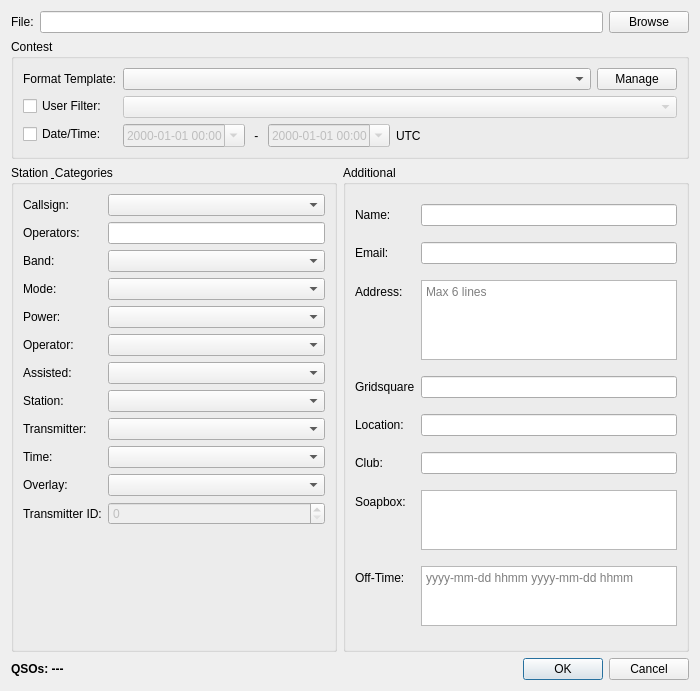
<?xml version="1.0" encoding="UTF-8"?>
<ui version="4.0">
 <class>CabrilloExportDialog</class>
 <widget class="QDialog" name="CabrilloExportDialog">
  <property name="geometry">
   <rect>
    <x>0</x>
    <y>0</y>
    <width>700</width>
    <height>691</height>
   </rect>
  </property>
  <property name="windowTitle">
   <string>Cabrillo Export</string>
  </property>
  <property name="modal">
   <bool>true</bool>
  </property>
  <layout class="QVBoxLayout" name="mainLayout">
   <item>
    <layout class="QHBoxLayout" name="fileLayout">
     <item>
      <widget class="QLabel" name="fileLabel">
       <property name="text">
        <string>File:</string>
       </property>
      </widget>
     </item>
     <item>
      <widget class="QLineEdit" name="fileEdit"/>
     </item>
     <item>
      <widget class="QPushButton" name="browseButton">
       <property name="text">
        <string>Browse</string>
       </property>
       <property name="icon">
        <iconset theme="folder-open">
         <normaloff>.</normaloff>.</iconset>
       </property>
      </widget>
     </item>
    </layout>
   </item>
   <item>
    <widget class="QGroupBox" name="contestGroup">
     <property name="title">
      <string>Contest</string>
     </property>
     <layout class="QFormLayout" name="contestFormLayout">
      <item row="0" column="0">
       <widget class="QLabel" name="templateLabel">
        <property name="text">
         <string>Format Template:</string>
        </property>
       </widget>
      </item>
      <item row="0" column="1">
       <layout class="QHBoxLayout" name="horizontalLayout">
        <property name="bottomMargin">
         <number>0</number>
        </property>
        <item>
         <widget class="QComboBox" name="templateCombo">
          <property name="sizePolicy">
           <sizepolicy hsizetype="Expanding" vsizetype="Fixed">
            <horstretch>0</horstretch>
            <verstretch>0</verstretch>
           </sizepolicy>
          </property>
         </widget>
        </item>
        <item>
         <widget class="QPushButton" name="manageTemplatesButton">
          <property name="sizePolicy">
           <sizepolicy hsizetype="Maximum" vsizetype="Fixed">
            <horstretch>0</horstretch>
            <verstretch>0</verstretch>
           </sizepolicy>
          </property>
          <property name="text">
           <string>Manage</string>
          </property>
         </widget>
        </item>
       </layout>
      </item>
      <item row="1" column="0">
       <widget class="QCheckBox" name="userFilterCheckBox">
        <property name="text">
         <string>User Filter:</string>
        </property>
       </widget>
      </item>
      <item row="1" column="1">
       <widget class="QComboBox" name="userFilterCombo">
        <property name="enabled">
         <bool>false</bool>
        </property>
        <property name="sizePolicy">
         <sizepolicy hsizetype="Expanding" vsizetype="Fixed">
          <horstretch>0</horstretch>
          <verstretch>0</verstretch>
         </sizepolicy>
        </property>
       </widget>
      </item>
      <item row="2" column="0">
       <widget class="QCheckBox" name="dateRangeCheckBox">
        <property name="text">
         <string>Date/Time:</string>
        </property>
       </widget>
      </item>
      <item row="2" column="1">
       <layout class="QHBoxLayout" name="dateRangeLayout">
        <item>
         <widget class="QDateTimeEdit" name="startDateEdit">
          <property name="enabled">
           <bool>false</bool>
          </property>
          <property name="displayFormat">
           <string>yyyy-MM-dd HH:mm</string>
          </property>
          <property name="calendarPopup">
           <bool>true</bool>
          </property>
          <property name="timeSpec">
           <enum>Qt::UTC</enum>
          </property>
         </widget>
        </item>
        <item>
         <widget class="QLabel" name="dateRangeSeparator">
          <property name="text">
           <string> - </string>
          </property>
         </widget>
        </item>
        <item>
         <widget class="QDateTimeEdit" name="endDateEdit">
          <property name="enabled">
           <bool>false</bool>
          </property>
          <property name="displayFormat">
           <string>yyyy-MM-dd HH:mm</string>
          </property>
          <property name="calendarPopup">
           <bool>true</bool>
          </property>
          <property name="timeSpec">
           <enum>Qt::UTC</enum>
          </property>
         </widget>
        </item>
        <item>
         <widget class="QLabel" name="utcLabel">
          <property name="text">
           <string>UTC</string>
          </property>
         </widget>
        </item>
        <item>
         <spacer name="dateRangeSpacer">
          <property name="orientation">
           <enum>Qt::Horizontal</enum>
          </property>
          <property name="sizeHint" stdset="0">
           <size>
            <width>0</width>
            <height>0</height>
           </size>
          </property>
         </spacer>
        </item>
       </layout>
      </item>
     </layout>
    </widget>
   </item>
   <item>
    <layout class="QHBoxLayout" name="middleHLayout">
     <item>
      <widget class="QGroupBox" name="stationCategoryGroup">
       <property name="title">
        <string>Station &amp; Categories</string>
       </property>
       <layout class="QFormLayout" name="stationCategoryFormLayout">
        <item row="0" column="0">
         <widget class="QLabel" name="callsignLabel">
          <property name="text">
           <string>Callsign:</string>
          </property>
         </widget>
        </item>
        <item row="0" column="1">
         <widget class="QComboBox" name="callsignCombo">
          <property name="sizePolicy">
           <sizepolicy hsizetype="Expanding" vsizetype="Fixed">
            <horstretch>0</horstretch>
            <verstretch>0</verstretch>
           </sizepolicy>
          </property>
         </widget>
        </item>
        <item row="1" column="0">
         <widget class="QLabel" name="operatorsLabel">
          <property name="text">
           <string>Operators:</string>
          </property>
         </widget>
        </item>
        <item row="1" column="1">
         <widget class="QLineEdit" name="operatorsEdit"/>
        </item>
        <item row="2" column="0">
         <widget class="QLabel" name="catBandLabel">
          <property name="text">
           <string>Band:</string>
          </property>
         </widget>
        </item>
        <item row="2" column="1">
         <widget class="QComboBox" name="catBandCombo"/>
        </item>
        <item row="3" column="0">
         <widget class="QLabel" name="catModeLabel">
          <property name="text">
           <string>Mode:</string>
          </property>
         </widget>
        </item>
        <item row="3" column="1">
         <widget class="QComboBox" name="catModeCombo"/>
        </item>
        <item row="4" column="0">
         <widget class="QLabel" name="catPowerLabel">
          <property name="text">
           <string>Power:</string>
          </property>
         </widget>
        </item>
        <item row="4" column="1">
         <widget class="QComboBox" name="catPowerCombo"/>
        </item>
        <item row="5" column="0">
         <widget class="QLabel" name="catOperatorLabel">
          <property name="text">
           <string>Operator:</string>
          </property>
         </widget>
        </item>
        <item row="5" column="1">
         <widget class="QComboBox" name="catOperatorCombo"/>
        </item>
        <item row="6" column="0">
         <widget class="QLabel" name="catAssistedLabel">
          <property name="text">
           <string>Assisted:</string>
          </property>
         </widget>
        </item>
        <item row="6" column="1">
         <widget class="QComboBox" name="catAssistedCombo"/>
        </item>
        <item row="7" column="0">
         <widget class="QLabel" name="catStationLabel">
          <property name="text">
           <string>Station:</string>
          </property>
         </widget>
        </item>
        <item row="7" column="1">
         <widget class="QComboBox" name="catStationCombo"/>
        </item>
        <item row="8" column="0">
         <widget class="QLabel" name="catTransmitterLabel">
          <property name="text">
           <string>Transmitter:</string>
          </property>
         </widget>
        </item>
        <item row="8" column="1">
         <widget class="QComboBox" name="catTransmitterCombo"/>
        </item>
        <item row="9" column="0">
         <widget class="QLabel" name="catTimeLabel">
          <property name="text">
           <string>Time:</string>
          </property>
         </widget>
        </item>
        <item row="9" column="1">
         <widget class="QComboBox" name="catTimeCombo"/>
        </item>
        <item row="10" column="0">
         <widget class="QLabel" name="catOverlayLabel">
          <property name="text">
           <string>Overlay:</string>
          </property>
         </widget>
        </item>
        <item row="10" column="1">
         <widget class="QComboBox" name="catOverlayCombo"/>
        </item>
        <item row="11" column="0">
         <widget class="QLabel" name="transmitterIdLabel">
          <property name="text">
           <string>Transmitter ID:</string>
          </property>
         </widget>
        </item>
        <item row="11" column="1">
         <widget class="QSpinBox" name="transmitterIdSpin">
          <property name="enabled">
           <bool>false</bool>
          </property>
          <property name="minimum">
           <number>0</number>
          </property>
          <property name="maximum">
           <number>1</number>
          </property>
          <property name="value">
           <number>0</number>
          </property>
         </widget>
        </item>
       </layout>
      </widget>
     </item>
     <item>
      <widget class="QGroupBox" name="additionalGroup">
       <property name="title">
        <string>Additional</string>
       </property>
       <layout class="QFormLayout" name="additionalFormLayout">
        <item row="0" column="0">
         <widget class="QLabel" name="nameLabel">
          <property name="text">
           <string>Name:</string>
          </property>
         </widget>
        </item>
        <item row="0" column="1">
         <widget class="QLineEdit" name="nameValue"/>
        </item>
        <item row="1" column="0">
         <widget class="QLabel" name="emailLabel">
          <property name="text">
           <string>Email:</string>
          </property>
         </widget>
        </item>
        <item row="1" column="1">
         <widget class="QLineEdit" name="emailEdit"/>
        </item>
        <item row="2" column="0">
         <widget class="QLabel" name="addressLabel">
          <property name="text">
           <string>Address:</string>
          </property>
         </widget>
        </item>
        <item row="2" column="1">
         <widget class="QTextEdit" name="addressEdit">
          <property name="maximumSize">
           <size>
            <width>16777215</width>
            <height>80</height>
           </size>
          </property>
          <property name="placeholderText">
           <string>Max 6 lines</string>
          </property>
         </widget>
        </item>
        <item row="3" column="0">
         <widget class="QLabel" name="gridLocatorLabel">
          <property name="text">
           <string>Gridsquare</string>
          </property>
         </widget>
        </item>
        <item row="3" column="1">
         <widget class="QLineEdit" name="gridLocatorEdit"/>
        </item>
        <item row="4" column="0">
         <widget class="QLabel" name="locationLabel">
          <property name="text">
           <string>Location:</string>
          </property>
         </widget>
        </item>
        <item row="4" column="1">
         <widget class="QLineEdit" name="locationEdit"/>
        </item>
        <item row="5" column="0">
         <widget class="QLabel" name="clubLabel">
          <property name="text">
           <string>Club:</string>
          </property>
         </widget>
        </item>
        <item row="5" column="1">
         <widget class="QLineEdit" name="clubEdit"/>
        </item>
        <item row="6" column="0">
         <widget class="QLabel" name="soapboxLabel">
          <property name="text">
           <string>Soapbox:</string>
          </property>
         </widget>
        </item>
        <item row="6" column="1">
         <widget class="QTextEdit" name="soapboxEdit">
          <property name="maximumSize">
           <size>
            <width>16777215</width>
            <height>60</height>
           </size>
          </property>
         </widget>
        </item>
        <item row="7" column="0">
         <widget class="QLabel" name="offtimeLabel">
          <property name="text">
           <string>Off-Time:</string>
          </property>
         </widget>
        </item>
        <item row="7" column="1">
         <widget class="QTextEdit" name="offtimeEdit">
          <property name="maximumSize">
           <size>
            <width>16777215</width>
            <height>60</height>
           </size>
          </property>
          <property name="toolTip">
           <string>yyyy-mm-dd hhmm yyyy-mm-dd hhmm</string>
          </property>
          <property name="placeholderText">
           <string>yyyy-mm-dd hhmm yyyy-mm-dd hhmm</string>
          </property>
         </widget>
        </item>
       </layout>
      </widget>
     </item>
    </layout>
   </item>
   <item>
    <layout class="QHBoxLayout" name="bottomLayout">
     <item>
      <widget class="QLabel" name="qsoCountLabel">
       <property name="font">
        <font>
         <bold>true</bold>
        </font>
       </property>
       <property name="text">
        <string notr="true">QSOs: ---</string>
       </property>
      </widget>
     </item>
     <item>
      <spacer name="bottomSpacer">
       <property name="orientation">
        <enum>Qt::Horizontal</enum>
       </property>
       <property name="sizeHint" stdset="0">
        <size>
         <width>0</width>
         <height>0</height>
        </size>
       </property>
      </spacer>
     </item>
     <item>
      <widget class="QDialogButtonBox" name="buttonBox">
       <property name="standardButtons">
        <set>QDialogButtonBox::Cancel|QDialogButtonBox::Ok</set>
       </property>
      </widget>
     </item>
    </layout>
   </item>
  </layout>
 </widget>
 <tabstops>
  <tabstop>fileEdit</tabstop>
  <tabstop>browseButton</tabstop>
  <tabstop>templateCombo</tabstop>
  <tabstop>manageTemplatesButton</tabstop>
  <tabstop>userFilterCheckBox</tabstop>
  <tabstop>userFilterCombo</tabstop>
  <tabstop>dateRangeCheckBox</tabstop>
  <tabstop>startDateEdit</tabstop>
  <tabstop>endDateEdit</tabstop>
  <tabstop>callsignCombo</tabstop>
  <tabstop>operatorsEdit</tabstop>
  <tabstop>catBandCombo</tabstop>
  <tabstop>catModeCombo</tabstop>
  <tabstop>catPowerCombo</tabstop>
  <tabstop>catOperatorCombo</tabstop>
  <tabstop>catAssistedCombo</tabstop>
  <tabstop>catStationCombo</tabstop>
  <tabstop>catTransmitterCombo</tabstop>
  <tabstop>catTimeCombo</tabstop>
  <tabstop>catOverlayCombo</tabstop>
  <tabstop>transmitterIdSpin</tabstop>
  <tabstop>nameValue</tabstop>
  <tabstop>emailEdit</tabstop>
  <tabstop>addressEdit</tabstop>
  <tabstop>gridLocatorEdit</tabstop>
  <tabstop>locationEdit</tabstop>
  <tabstop>clubEdit</tabstop>
  <tabstop>soapboxEdit</tabstop>
  <tabstop>offtimeEdit</tabstop>
 </tabstops>
 <resources/>
 <connections>
  <connection>
   <sender>buttonBox</sender>
   <signal>rejected()</signal>
   <receiver>CabrilloExportDialog</receiver>
   <slot>reject()</slot>
   <hints>
    <hint type="sourcelabel">
     <x>290</x>
     <y>500</y>
    </hint>
    <hint type="destinationlabel">
     <x>290</x>
     <y>260</y>
    </hint>
   </hints>
  </connection>
  <connection>
   <sender>buttonBox</sender>
   <signal>accepted()</signal>
   <receiver>CabrilloExportDialog</receiver>
   <slot>accept()</slot>
   <hints>
    <hint type="sourcelabel">
     <x>290</x>
     <y>500</y>
    </hint>
    <hint type="destinationlabel">
     <x>290</x>
     <y>260</y>
    </hint>
   </hints>
  </connection>
  <connection>
   <sender>browseButton</sender>
   <signal>clicked()</signal>
   <receiver>CabrilloExportDialog</receiver>
   <slot>browseFile()</slot>
   <hints>
    <hint type="sourcelabel">
     <x>530</x>
     <y>30</y>
    </hint>
    <hint type="destinationlabel">
     <x>290</x>
     <y>260</y>
    </hint>
   </hints>
  </connection>
  <connection>
   <sender>manageTemplatesButton</sender>
   <signal>clicked()</signal>
   <receiver>CabrilloExportDialog</receiver>
   <slot>manageTemplates()</slot>
   <hints>
    <hint type="sourcelabel">
     <x>450</x>
     <y>90</y>
    </hint>
    <hint type="destinationlabel">
     <x>290</x>
     <y>260</y>
    </hint>
   </hints>
  </connection>
  <connection>
   <sender>templateCombo</sender>
   <signal>currentIndexChanged(int)</signal>
   <receiver>CabrilloExportDialog</receiver>
   <slot>templateChanged(int)</slot>
   <hints>
    <hint type="sourcelabel">
     <x>350</x>
     <y>65</y>
    </hint>
    <hint type="destinationlabel">
     <x>290</x>
     <y>260</y>
    </hint>
   </hints>
  </connection>
  <connection>
   <sender>callsignCombo</sender>
   <signal>currentTextChanged(QString)</signal>
   <receiver>CabrilloExportDialog</receiver>
   <slot>callsignChanged(QString)</slot>
   <hints>
    <hint type="sourcelabel">
     <x>200</x>
     <y>160</y>
    </hint>
    <hint type="destinationlabel">
     <x>290</x>
     <y>260</y>
    </hint>
   </hints>
  </connection>
  <connection>
   <sender>userFilterCheckBox</sender>
   <signal>toggled(bool)</signal>
   <receiver>userFilterCombo</receiver>
   <slot>setEnabled(bool)</slot>
   <hints>
    <hint type="sourcelabel">
     <x>80</x>
     <y>120</y>
    </hint>
    <hint type="destinationlabel">
     <x>350</x>
     <y>120</y>
    </hint>
   </hints>
  </connection>
  <connection>
   <sender>userFilterCheckBox</sender>
   <signal>toggled(bool)</signal>
   <receiver>CabrilloExportDialog</receiver>
   <slot>refreshCallsigns()</slot>
   <hints>
    <hint type="sourcelabel">
     <x>80</x>
     <y>120</y>
    </hint>
    <hint type="destinationlabel">
     <x>290</x>
     <y>260</y>
    </hint>
   </hints>
  </connection>
  <connection>
   <sender>userFilterCombo</sender>
   <signal>currentTextChanged(QString)</signal>
   <receiver>CabrilloExportDialog</receiver>
   <slot>refreshCallsigns()</slot>
   <hints>
    <hint type="sourcelabel">
     <x>350</x>
     <y>120</y>
    </hint>
    <hint type="destinationlabel">
     <x>290</x>
     <y>260</y>
    </hint>
   </hints>
  </connection>
  <connection>
   <sender>dateRangeCheckBox</sender>
   <signal>toggled(bool)</signal>
   <receiver>startDateEdit</receiver>
   <slot>setEnabled(bool)</slot>
   <hints>
    <hint type="sourcelabel">
     <x>80</x>
     <y>280</y>
    </hint>
    <hint type="destinationlabel">
     <x>200</x>
     <y>280</y>
    </hint>
   </hints>
  </connection>
  <connection>
   <sender>dateRangeCheckBox</sender>
   <signal>toggled(bool)</signal>
   <receiver>endDateEdit</receiver>
   <slot>setEnabled(bool)</slot>
   <hints>
    <hint type="sourcelabel">
     <x>80</x>
     <y>280</y>
    </hint>
    <hint type="destinationlabel">
     <x>400</x>
     <y>280</y>
    </hint>
   </hints>
  </connection>
  <connection>
   <sender>dateRangeCheckBox</sender>
   <signal>toggled(bool)</signal>
   <receiver>CabrilloExportDialog</receiver>
   <slot>refreshCallsigns()</slot>
   <hints>
    <hint type="sourcelabel">
     <x>80</x>
     <y>280</y>
    </hint>
    <hint type="destinationlabel">
     <x>290</x>
     <y>260</y>
    </hint>
   </hints>
  </connection>
  <connection>
   <sender>startDateEdit</sender>
   <signal>dateTimeChanged(QDateTime)</signal>
   <receiver>CabrilloExportDialog</receiver>
   <slot>refreshCallsigns()</slot>
   <hints>
    <hint type="sourcelabel">
     <x>200</x>
     <y>280</y>
    </hint>
    <hint type="destinationlabel">
     <x>290</x>
     <y>260</y>
    </hint>
   </hints>
  </connection>
  <connection>
   <sender>endDateEdit</sender>
   <signal>dateTimeChanged(QDateTime)</signal>
   <receiver>CabrilloExportDialog</receiver>
   <slot>refreshCallsigns()</slot>
   <hints>
    <hint type="sourcelabel">
     <x>400</x>
     <y>280</y>
    </hint>
    <hint type="destinationlabel">
     <x>290</x>
     <y>260</y>
    </hint>
   </hints>
  </connection>
  <connection>
   <sender>catBandCombo</sender>
   <signal>currentIndexChanged(int)</signal>
   <receiver>CabrilloExportDialog</receiver>
   <slot>scheduleQsoCountUpdate()</slot>
   <hints>
    <hint type="sourcelabel">
     <x>200</x>
     <y>200</y>
    </hint>
    <hint type="destinationlabel">
     <x>290</x>
     <y>260</y>
    </hint>
   </hints>
  </connection>
  <connection>
   <sender>catModeCombo</sender>
   <signal>currentIndexChanged(int)</signal>
   <receiver>CabrilloExportDialog</receiver>
   <slot>scheduleQsoCountUpdate()</slot>
   <hints>
    <hint type="sourcelabel">
     <x>450</x>
     <y>200</y>
    </hint>
    <hint type="destinationlabel">
     <x>290</x>
     <y>260</y>
    </hint>
   </hints>
  </connection>
 </connections>
 <slots>
  <slot>templateChanged(int)</slot>
  <slot>manageTemplates()</slot>
  <slot>browseFile()</slot>
  <slot>callsignChanged(QString)</slot>
  <slot>refreshCallsigns()</slot>
  <slot>scheduleQsoCountUpdate()</slot>
 </slots>
</ui>
